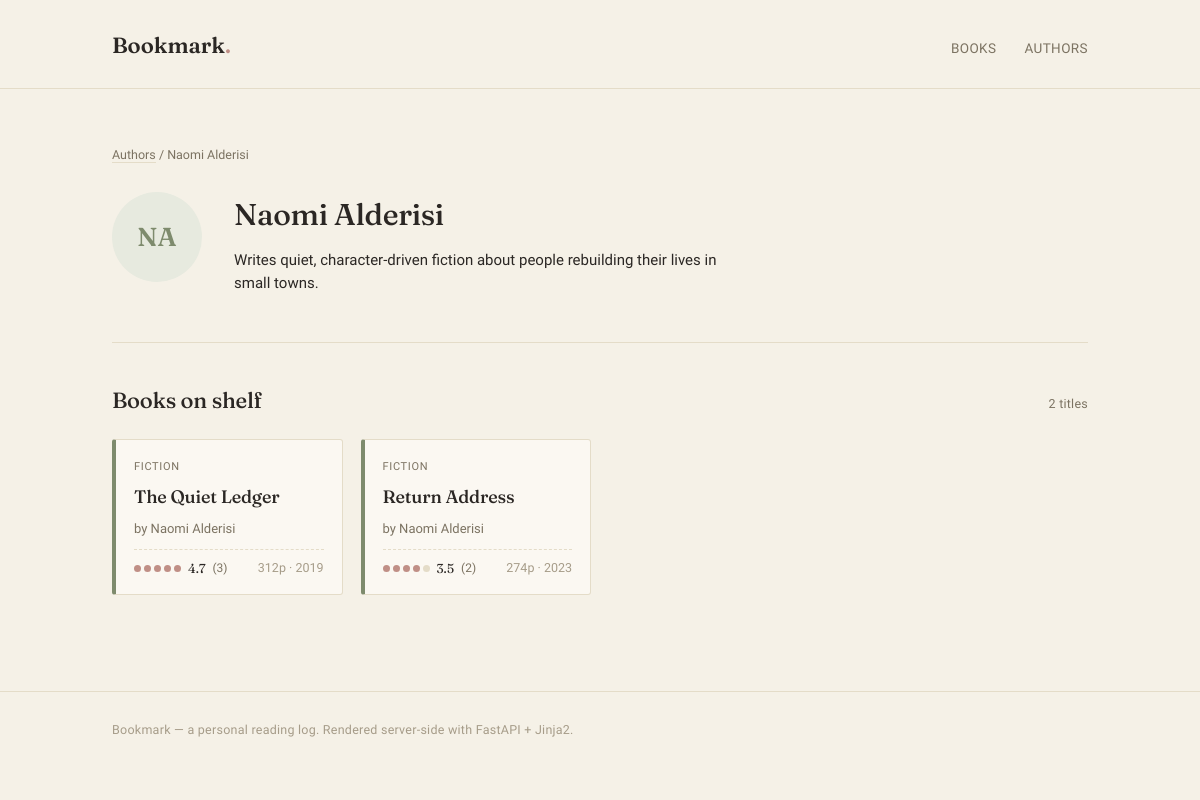
Screenshot of /authors/1 with the database file from the repository.
### models.py (models this page shows)
class Author(Base):
    __tablename__ = "authors"
    id: Mapped[int] = mapped_column(primary_key=True, index=True)
    name: Mapped[str] = mapped_column(String(100), nullable=False)
    bio: Mapped[str | None] = mapped_column(String(500), nullable=True)
    initials: Mapped[str | None] = mapped_column(String(10), nullable=True)
    books: Mapped[list["Book"]] = relationship(back_populates="author", cascade="all, delete-orphan")

class Book(Base):
    __tablename__ = 'books'
    id: Mapped[int] = mapped_column(Integer, primary_key=True, index=True)
    title: Mapped[str] = mapped_column(String(200), nullable=False)
    genre: Mapped[str] = mapped_column(String(200), nullable=False)
    pages: Mapped[int] = mapped_column(Integer, nullable=False)
    year: Mapped[int] = mapped_column(Integer, nullable=False)
    description: Mapped[str | None] = mapped_column(Text, nullable=True)
    author_id: Mapped[int] = mapped_column(ForeignKey("authors.id"), nullable=False)        # Foreign Key
    author: Mapped["Author"] = relationship(back_populates="books")
    reviews: Mapped[list["Review"]] = relationship(back_populates="book", cascade="all, delete-orphan")

### main.py (the view)
@app.get("/authors/{author_id}", include_in_schema=False)
def get_author(request: Request, author_id: int, db: Annotated[Session, Depends(get_db)]):
    result = db.execute(
        select(models.Author).where(models.Author.id == author_id)
    )
    author = result.scalars().first()
    if not author:
        raise HTTPException(status_code=status.HTTP_404_NOT_FOUND, detail="Author not found.")
    result = db.execute(
        select(models.Book).where(models.Book.author_id == author_id)
    )
    books = result.scalars().all()
    return templates.TemplateResponse(
        request,
        "author.html",
        {"author": author, "books": books}
    )

### templates/author.html (shortened to what this page needs)
{% extends "base.html" %}
{% block content %}
{% set genre_tone = {
  'Fiction': 'sage',
  'Historical Fiction': 'ochre',
  'Poetry': 'rose',
  'Essays': 'rose',
  'Nonfiction': 'slate',
  'Fantasy': 'plum'
} %}
<div class="wrap">
  <div class="breadcrumb"><a href="{{ url_for('authors_page') }}">Authors</a> / {{ author.name }}</div>
  <div class="detail-head" style="grid-template-columns: 90px 1fr;">
    <span class="avatar" style="width:90px; height:90px; font-size:26px;">{{ author.initials }}</span>
    <div>
      <h1>{{ author.name }}</h1>
      <p class="desc" style="margin-top:10px;">{{ author.bio }}</p>
    </div>
  </div>
  <div class="section-head" style="margin-top:40px;">
    <h2>Books on shelf</h2>
    <span class="count-tag">{{ books|length }} title{{ "" if books|length == 1 else "s" }}</span>
  </div>
  <div class="grid">
    {% for book in books %}
      {% set review_count = book.reviews|length %}
      {% set avg = (book.reviews | sum(attribute='rating') / review_count) if review_count > 0 else None %}
      {% set rounded = avg|round(0, 'common')|int if avg else 0 %}
      <a class="card tone-{{ genre_tone.get(book.genre, 'sage') }}" href="/books/{{ book.id }}">
        <span class="tag-genre">{{ book.genre }}</span>
        <h3>{{ book.title }}</h3>
        <span class="by">by {{ author.name }}</span>
        <div class="meta">
          <span class="rating-line">
            <span class="dots">
              {% for i in range(1, 6) %}
                <span class="dot {{ 'filled' if i <= rounded else '' }}"></span>
              {% endfor %}
            </span>
            {% if avg %}
              <span class="num">{{ "%.1f"|format(avg) }}</span>
              <span>({{ review_count }})</span>
            {% else %}
              <span>No reviews yet</span>
            {% endif %}
          </span>
          <span>{{ book.pages }}p · {{ book.year }}</span>
        </div>
      </a>
    {% endfor %}
  </div>
</div>
{% endblock %}

### static/css/style.css (style rules this page uses)
:root { --ivory: #F5F1E7; --paper: #FBF8F2; --ink: #2B2724; --taupe: #7C7362; --taupe-light: #A69C89; --line: #E4DCC8; --sage: #7E8B6D; --sage-soft: #E7EADF; --rose: #C08F86; --rose-soft: #F3E3DF; --ochre: #B08A45; --ochre-soft: #EFE4CD; --slate: #6E7C8C; --slate-soft: #E1E6EA; --plum: #8B6E82; --plum-soft: #EBE0E7; --radius: 3px; --shadow: 0 1px 2px rgba(43, 39, 36, 0.05), 0 8px 24px -12px rgba(43, 39, 36, 0.12); }
* { box-sizing: border-box; }
html { scroll-behavior: smooth; }
body { margin: 0; background: var(--ivory); color: var(--ink); font-family: 'Work Sans', sans-serif; font-size: 15px; line-height: 1.55; -webkit-font-smoothing: antialiased; }
h1, h2, h3, .display { font-family: 'Fraunces', serif; font-weight: 500; letter-spacing: -0.01em; margin: 0; }
a { color: inherit; text-decoration: none; }
.wrap { max-width: 1040px; margin: 0 auto; padding: 0 32px; }
.tone-sage { background: var(--sage); }
.section-head { display: flex; align-items: baseline; justify-content: space-between; margin-bottom: 22px; }
.section-head h2 { font-size: 22px; }
.count-tag { font-size: 12.5px; color: var(--taupe); letter-spacing: 0.02em; }
.grid { display: grid; grid-template-columns: repeat(auto-fill, minmax(220px, 1fr)); gap: 18px; }
.card { background: var(--paper); border: 1px solid var(--line); border-radius: var(--radius); padding: 18px 18px 16px; display: flex; flex-direction: column; gap: 10px; transition: box-shadow 0.15s ease, transform 0.15s ease, border-color 0.15s ease; position: relative; border-left: 4px solid transparent; }
.card .tag-genre { font-size: 11px; letter-spacing: 0.06em; text-transform: uppercase; color: var(--taupe); }
.card h3 { font-size: 18px; line-height: 1.3; }
.card .by { font-size: 13px; color: var(--taupe); }
.card .meta { margin-top: auto; display: flex; align-items: center; justify-content: space-between; font-size: 12.5px; color: var(--taupe-light); padding-top: 8px; border-top: 1px dashed var(--line); }
.card.tone-sage { border-left-color: var(--sage); }
.dots { display: inline-flex; gap: 3px; align-items: center; }
.dots .dot { width: 7px; height: 7px; border-radius: 50%; background: var(--line); }
.dots .dot.filled { background: var(--rose); }
.rating-line { display: flex; align-items: center; gap: 7px; font-size: 12px; color: var(--taupe); }
.rating-line .num { font-family: 'Fraunces', serif; color: var(--ink); font-size: 13px; }
.avatar { width: 46px; height: 46px; border-radius: 50%; background: var(--sage-soft); color: var(--sage); display: flex; align-items: center; justify-content: center; font-family: 'Fraunces', serif; font-weight: 600; font-size: 15px; flex: 0 0 auto; }
.breadcrumb { font-size: 12.5px; color: var(--taupe); margin-bottom: 28px; }
.breadcrumb a { border-bottom: 1px solid var(--line); }
.detail-head { display: grid; grid-template-columns: 150px 1fr; gap: 32px; align-items: flex-start; padding-bottom: 32px; border-bottom: 1px solid var(--line); }
.detail-head h1 { font-size: 30px; margin-bottom: 6px; }
.desc { max-width: 60ch; color: var(--ink); font-size: 15px; }

### rows the page displays
Author: name "Naomi Alderisi", initials "NA", bio "Writes quiet, character-driven fiction about people rebuilding their lives in small towns."
Book: genre "FICTION", title "The Quiet Ledger", avg "4.7", review_count "3", pages "312", year "2019"
Book: genre "FICTION", title "Return Address", avg "3.5", review_count "2", pages "274", year "2023"

### other values shown
{{ books|length }} "2"
{{ "" if books|length == 1 else "s" }} "s"
